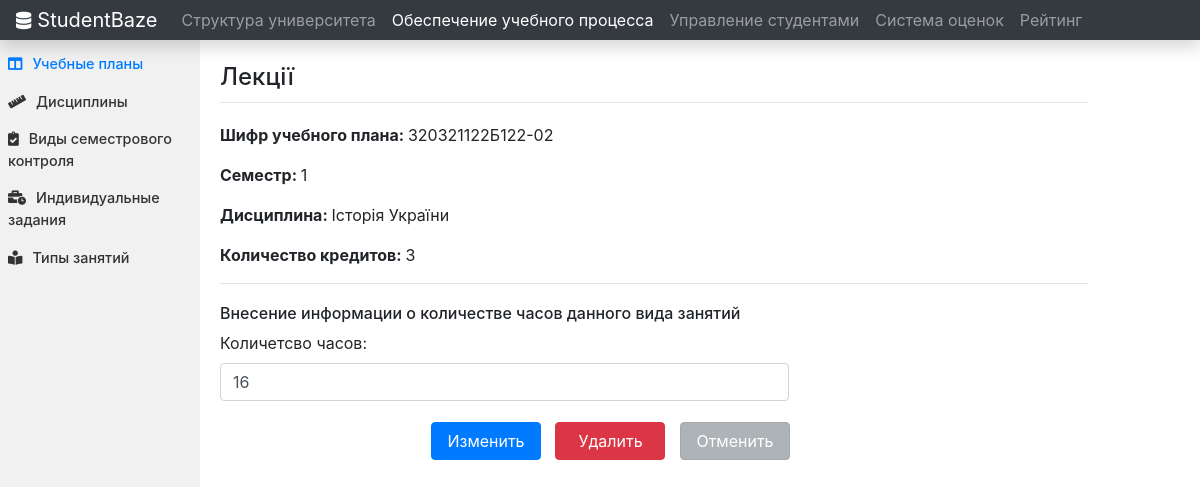
The app's page /education_planning/syllabuses/syllabus8programs/program_25_hours_7 with its own data.
### education_planning/models.py (models this page shows, shortened)
class SyllabusesProgramsClassesTypes(models.Model):
    syllabus_program = models.ForeignKey(SyllabusesPrograms, on_delete=models.CASCADE)
    class_type = models.ForeignKey(ClassesTypes, on_delete=models.CASCADE)
    number_of_hours = models.IntegerField(null=True)
    class Meta:
         unique_together = [['syllabus_program', 'class_type']]

class ClassesTypes(models.Model):
    name = models.CharField(max_length=200)
    class Meta:
         ordering = ['name']

class SyllabusesPrograms(models.Model):
    SEMESTER_CHOICES = (
        (1, '1'), (2, '2'), (3, '3'), (4, '4'), (5, '5'), (6, '6'),
        (7, '7'), (8, '8'), (9, '9'), (10, '10'), (11, '11'), (12, '12'),
    )
    syllabus = models.ForeignKey(Syllabuses, on_delete=models.CASCADE)
    semester = models.IntegerField(choices=SEMESTER_CHOICES, default=1)
    subject = models.ForeignKey(Subjects, on_delete=models.CASCADE)
    number_of_credits = models.IntegerField()
    classes_types = models.ManyToManyField(ClassesTypes, through='SyllabusesProgramsClassesTypes')
    class Meta:
         unique_together = [['syllabus', 'semester', 'subject']]
         ordering = ['semester']

class Syllabuses(models.Model):
    YEAR_CHOICES = []
    for r in range(2014, (datetime.datetime.now().year+1)):
        YEAR_CHOICES.append((r,r))
    cypher = models.CharField(max_length=50, unique=True)
    educational_program = models.ForeignKey(EducationalPrograms, on_delete=models.CASCADE)
    year_of_approval = models.IntegerField(('year'), choices=YEAR_CHOICES, default=datetime.datetime.now().year)
    class Meta:
         ordering = ['cypher']

class Subjects(models.Model):
    name = models.CharField(max_length=200)
    def __str__(self):
        return self.name
    class Meta:
         ordering = ['name']

### education_planning/views.py (the view)
# urls.py: path('syllabuses/syllabus<int:syllabus_id>programs/program_<int:syllabus_prog_id>_hours_<int:classes_type_id>', SyllabusesProgramsView.set_hours_for_program, name = 'syllabus-programs-hours'),
    def set_hours_for_program(request, syllabus_id, syllabus_prog_id, classes_type_id):
        if(SyllabusesProgramsClassesTypes.objects.filter(class_type_id = classes_type_id, syllabus_program_id = syllabus_prog_id).exists()):
            instance = get_object_or_404(SyllabusesProgramsClassesTypes, class_type_id = classes_type_id, syllabus_program_id = syllabus_prog_id)
            form = SetHoursForm(request.POST or None, instance = instance)
            if form.is_valid():
                instance = form.save(commit=False)
                instance.save()
                return HttpResponseRedirect('/education_planning/syllabuses/syllabus' + str(syllabus_id) + 'programs')
            context= {'form': form,
                    'instance': instance}
            return render(request, 'education_planning/set_hours_for_program.html', context)
        return HttpResponseRedirect('/education_planning/syllabuses/syllabus' + str(syllabus_id) + 'programs')

### education_planning/forms.py (shortened to what this page needs)
class SetHoursForm(forms.ModelForm):
    def __init__(self, *args, **kwargs):
        super(SetHoursForm, self).__init__(*args, **kwargs)
        self.fields['number_of_hours'].label = "Количетсво часов:"
        self.fields['number_of_hours'].required = False
    class Meta:
        model = SyllabusesProgramsClassesTypes
        fields = ["number_of_hours"]

### education_planning/templates/education_planning/set_hours_for_program.html (shortened to what this page needs)
{% extends "home/base.html" %}
{% block navitems %}
<li class="nav-item">
  <a class="nav-link" href="{% url 'facinst-start-redirect' %}" id="nav-link-1">Структура университета</a>
</li>
<li class="nav-item">
  <a class="nav-link active" href="{% url 'eduplanning-start-redirect' %}" id="nav-link-2">Обеспечение учебного процесса</a>
</li>
<li class="nav-item">
  <a class="nav-link" href="{% url 'groups' %}">Управление студентами</a>
</li>
<li class="nav-item">
  <a class="nav-link" href="{% url 'marks-system-start-redirect' %}">Система оценок</a>
</li>
<li class="nav-item">
  <a class="nav-link" href="{% url 'rating-start-redirect' %}">Рейтинг</a>
</li>
{% endblock %}
{% block content %} {% load crispy_forms_tags %}
<div class="container-fluid">
  <div class="row">
    <div class="col-md-2 sidebar">
      <div class="sideBarContent">
        <a class="active" href="{% url 'syllabuses' %}"><i class="fas fa-columns icon"></i></i>Учебные планы</a>
        <a href="{% url 'subjects' %}"><i class="fas fa-ruler icon"></i>Дисциплины</a>
        <a href="{% url 'semester-control-types' %}"><i class="fas fa-clipboard-check icon"></i>Виды семестрового контроля</a>
        <a href="{% url 'individual-tasks' %}"><i class="fas fa-business-time icon"></i>Индивидуальные задания</a>
        <a href="{% url 'classes-types' %}"><i class="fas fa-book-reader icon"></i>Типы занятий</a>
      </div>
    </div>
    <div class="col-md-9 content">
      <h4>{{ instance.class_type.name }}</h4>
      <hr style="margin: 10px 0px 20px;">
      <p><strong>Шифр учебного плана: </strong>{{ instance.syllabus_program.syllabus.cypher }}</p>
      <p><strong>Семестр: </strong>{{ instance.syllabus_program.semester }}</p>
      <p><strong>Дисциплина: </strong>{{ instance.syllabus_program.subject }}</p>
      <p><strong>Количество кредитов: </strong>{{ instance.syllabus_program.number_of_credits }}</p>
      <hr style="margin: 10px 0px 20px;">
      <div class="row">
        <div class="col-md-8">
          <h6>Внесение информации о количестве часов данного вида занятий</h6>
          <form method="post">
            {% csrf_token %} {{ form|crispy }}
          </form>
        </div>
      </div>
      <div class="col-md-8 col-lg-8 col-xs-12">
        <div class="row justify-content-end">
          <div class="butH" style = "margin-right: 1.5%; margin-top: 5px;">
            <a role="button" class="btn btn-primary editButtons" href="#" data-toggle="modal" data-target="#modalEdit" style="margin-top: 0px;">Изменить</a>
            <a role="button" class="btn btn-danger editButtons" href="#" data-toggle="modal" data-target="#modalDelete" style="margin-top: 0px; margin-left: 10px">Удалить</a>
            <a role="button" class="btn btn-secondary cancelButton editButtons"
            href="/education_planning/syllabuses/syllabus{{ instance.syllabus_program.syllabus.id }}programs" style="margin-top: 0px; margin-left: 10px">Отменить</a>
          </div>
        </div>
      </div>
    </div>
  </div>
</div>
{% endblock content %}

### home/static/home/main.css (style rules this page uses)
.sidebar { margin: 0; padding: 0; width: 300px; background-color: #f1f1f1; position: fixed; height: 100%; overflow: auto; font-size: .900rem; }
.sideBarContent { margin-top: 5px; }
.sidebar a { display: block; color: #333; padding: 8px; text-decoration: none; font-weight: 500; }
.sidebar a.active { color: #007bff; }
.icon { margin-right: 10px; }
@media screen and (min-width: 1025px) { div.content { margin-top: 22px; margin-left: 17%; padding: 1px 16px; height: 1000px; } }
@media screen and (min-width: 1025px) { .editButtons { width: 110px !important; } }
.cancelButton { background-color: #adb3b7; border-color: #a6a8aa; }

### records on screen
SyllabusesProgramsClassesTypes: class_type.name "Лекції", syllabus_program.syllabus.cypher "320321122Б122-02", syllabus_program.semester "1", syllabus_program.subject "Історія України", syllabus_program.number_of_credits "3", number_of_hours "16"
